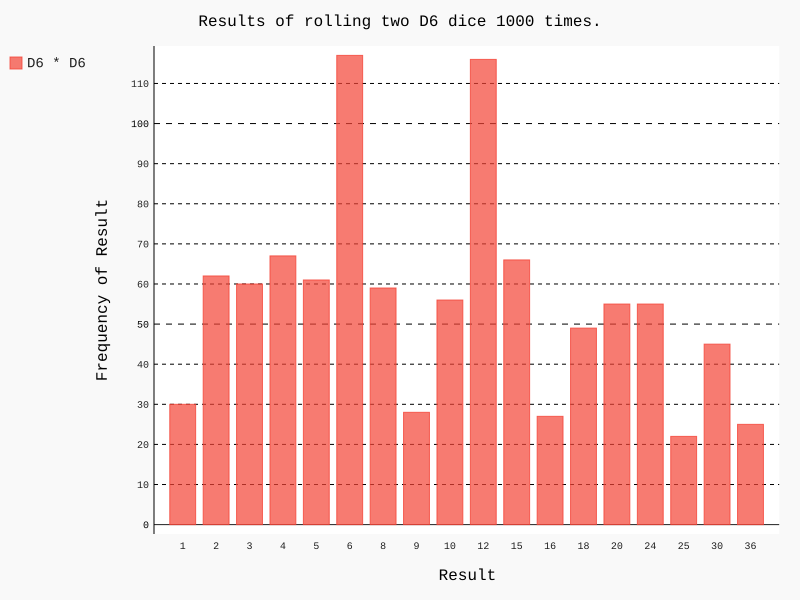

Here is the Python script that generated this plot:
import os
import pygal

from die import Die

die_1 = Die()
die_2 = Die()

basedir = os.path.dirname(__file__)

# Make some rolls, and store results in a list.
results = []
for roll_num in range(1000):
    result = die_1.roll() * die_2.roll()
    results.append(result)
    
# Look for possible results
num_result = set()
for n_die_1 in range(1, die_1.num_sides + 1):
    for n_die_2 in range(1, die_2.num_sides + 1):
        num_result.add(n_die_1 * n_die_2)
        
num_result = sorted(num_result)

# Analyze the results.
frequencies = []
for value in num_result:
    frequency = results.count(value)
    frequencies.append(frequency)

      
# Visualize the results.
hist = pygal.Bar()

hist.title = "Results of rolling two D6 dice 1000 times."
hist.x_labels = [x for x in num_result]
hist.x_title = "Result"
hist.y_title = "Frequency of Result"

hist.add('D6 * D6', frequencies)
hist.render_to_file(os.path.join(basedir, 'dice_visual.svg'))
